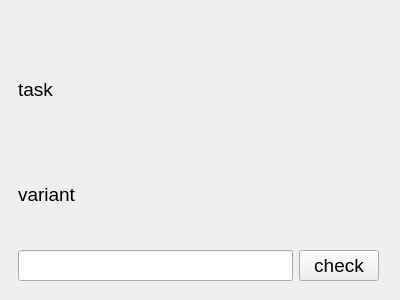
<?xml version="1.0" encoding="UTF-8"?>
<ui version="4.0">
 <class>TaskForm</class>
 <widget class="QWidget" name="TaskForm">
  <property name="geometry">
   <rect>
    <x>0</x>
    <y>0</y>
    <width>400</width>
    <height>300</height>
   </rect>
  </property>
  <property name="font">
   <font>
    <pointsize>12</pointsize>
   </font>
  </property>
  <property name="windowTitle">
   <string>Form</string>
  </property>
  <widget class="QWidget" name="">
   <property name="geometry">
    <rect>
     <x>18</x>
     <y>40</y>
     <width>361</width>
     <height>241</height>
    </rect>
   </property>
   <layout class="QVBoxLayout" name="verticalLayout">
    <item>
     <widget class="QLabel" name="label_task">
      <property name="font">
       <font>
        <pointsize>14</pointsize>
       </font>
      </property>
      <property name="text">
       <string>task</string>
      </property>
     </widget>
    </item>
    <item>
     <widget class="QLabel" name="label_variant">
      <property name="font">
       <font>
        <pointsize>14</pointsize>
       </font>
      </property>
      <property name="text">
       <string>variant</string>
      </property>
     </widget>
    </item>
    <item>
     <layout class="QHBoxLayout" name="horizontalLayout">
      <item>
       <widget class="QLineEdit" name="lineEdit_answer">
        <property name="font">
         <font>
          <pointsize>14</pointsize>
         </font>
        </property>
       </widget>
      </item>
      <item>
       <widget class="QPushButton" name="pushButton_check">
        <property name="font">
         <font>
          <pointsize>14</pointsize>
         </font>
        </property>
        <property name="text">
         <string>check</string>
        </property>
       </widget>
      </item>
     </layout>
    </item>
   </layout>
  </widget>
 </widget>
 <resources/>
 <connections/>
</ui>
